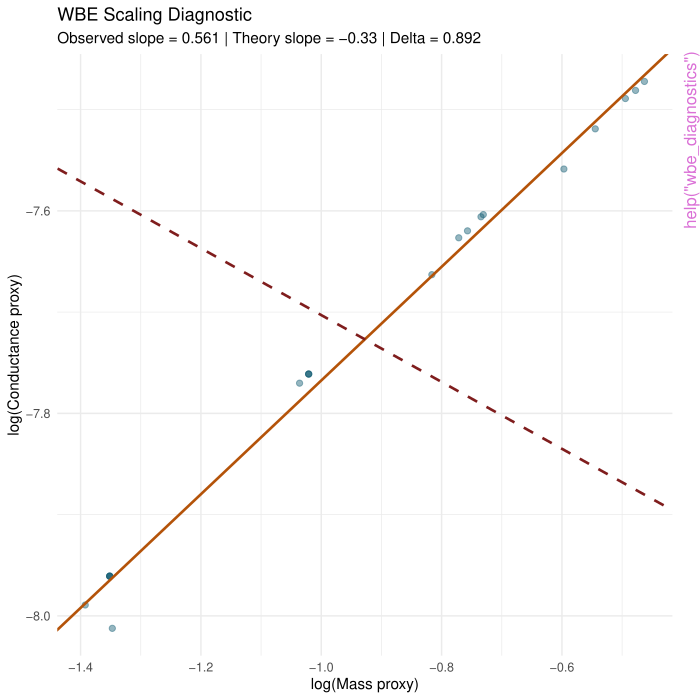

Write the R code that produced this figure.
pkgname <- "wbeBranchingR"
source(file.path(R.home("share"), "R", "examples-header.R"))
options(warn = 1)
library('wbeBranchingR')

base::assign(".oldSearch", base::search(), pos = 'CheckExEnv')
base::assign(".old_wd", base::getwd(), pos = 'CheckExEnv')
cleanEx()
nameEx("wbe_diagnostics")
### * wbe_diagnostics

flush(stderr()); flush(stdout())

### Name: run_wbe_scaling_diagnostic
### Title: Theory-vs-Simulation Scaling Diagnostics
### Aliases: run_wbe_scaling_diagnostic plot_wbe_scaling_diagnostic
###   theoretical_mass_conductance_exponent

### ** Examples

p <- new_wbe_params(furcation_ratio = 3, seed = 10)
out <- run_wbe_scaling_diagnostic(order_values = 4:7, n_rep = 5, base_params = p)
out$theoretical_exponent
plot_wbe_scaling_diagnostic(out)



cleanEx()
nameEx("wbe_params")
### * wbe_params

flush(stderr()); flush(stdout())

### Name: new_wbe_params
### Title: Create and Update WBE Parameter Sets
### Aliases: new_wbe_params update_wbe_params

### ** Examples

p <- new_wbe_params(furcation_ratio = 3, seed = 42)
p2 <- update_wbe_params(p, list(length_ratio = 0.78))



cleanEx()
nameEx("wbe_simulation")
### * wbe_simulation

flush(stderr()); flush(stdout())

### Name: simulate_wbe_tree
### Title: Simulate WBE Branching Trees and Compute Metrics
### Aliases: simulate_wbe_tree compute_wbe_metrics

### ** Examples

p <- new_wbe_params(furcation_ratio = 2, seed = 1)
tr <- simulate_wbe_tree(p)
compute_wbe_metrics(tr)



### * <FOOTER>
###
cleanEx()
options(digits = 7L)
base::cat("Time elapsed: ", proc.time() - base::get("ptime", pos = 'CheckExEnv'),"\n")
grDevices::dev.off()
###
### Local variables: ***
### mode: outline-minor ***
### outline-regexp: "\\(> \\)?### [*]+" ***
### End: ***
quit('no')
